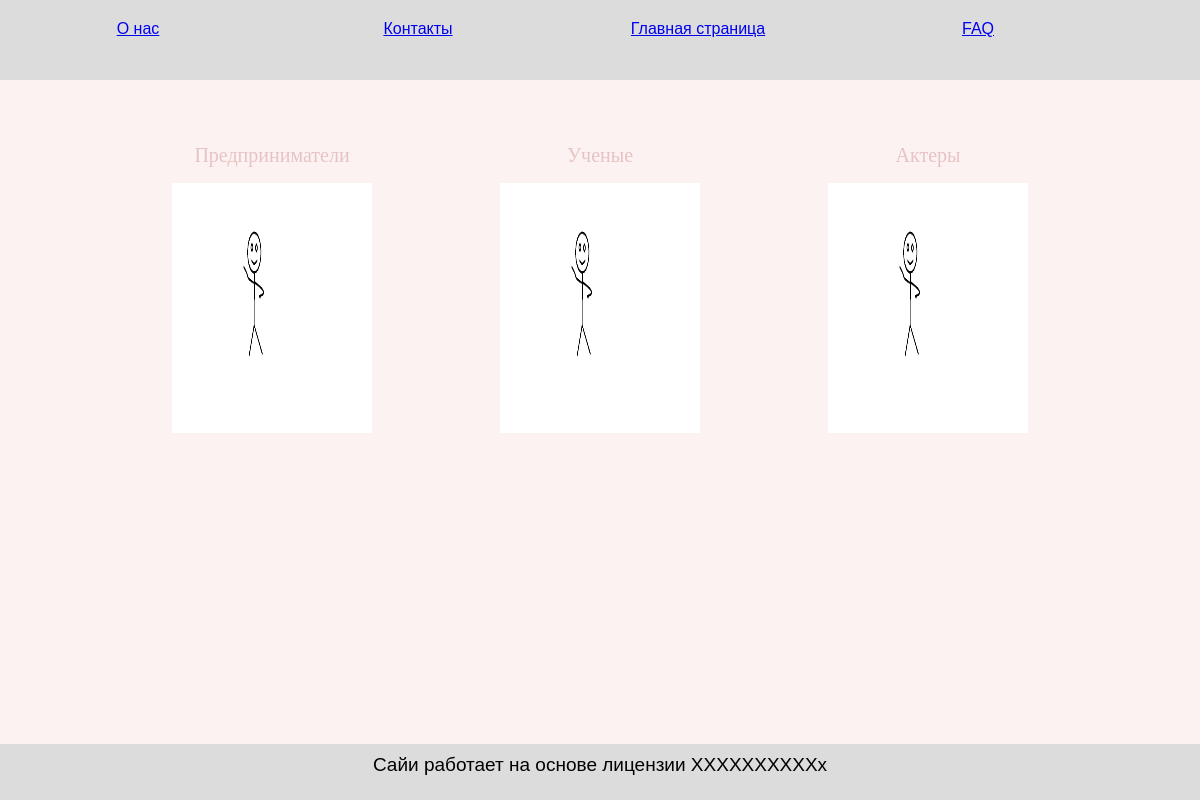
The page / on the database its author committed.
### people/models.py (models this page shows, shortened)
class Category(models.Model):
    name = models.CharField(max_length=100, verbose_name = 'Категория')
    class Meta:
        verbose_name_plural = 'Категории'
        verbose_name = 'Категория'

### people/views.py (the view)
# urls.py: path('', views.PeopleCategory.as_view(), name='index'),
class PeopleCategory(ListView):
    model = Category
    template_name = 'people/index.html'
    context_object_name = 'cats'

### people/templates/people/index.html (shortened to what this page needs)
{% extends 'people/base.html' %}
{% load static %}
{% block contetn %}
    <div class="block">
        {% for c in cats %}
        <div class="block_cat">
            <p><a href="{% url 'businessman' c.pk %}">{{ c.name }}</a></p>
            <img src="{% static 'people/img/img.jpg' %}" alt="1" width="200px" height="250px">
        </div>
        {% endfor %}
    </div>
{% endblock contetn %}

### people/static/people/css/style.css (style rules this page uses)
body { width: 100%; height: 100vh; background-color: rgb(252, 242, 242); margin: 0; padding: 0; }
.block { width: 90%; height: 70%; margin: auto; margin-top: 4%; margin-bottom: 4%; text-align: center; }
.block_cat { display: inline-block; width: 30%; height: 70%; text-align: center; }
.block_cat p a { color: rgb(231, 195, 195); text-decoration: none; font-size: 20px; }

### rows shown on the page
Category: name "Предприниматели"
Category: name "Ученые"
Category: name "Актеры"
